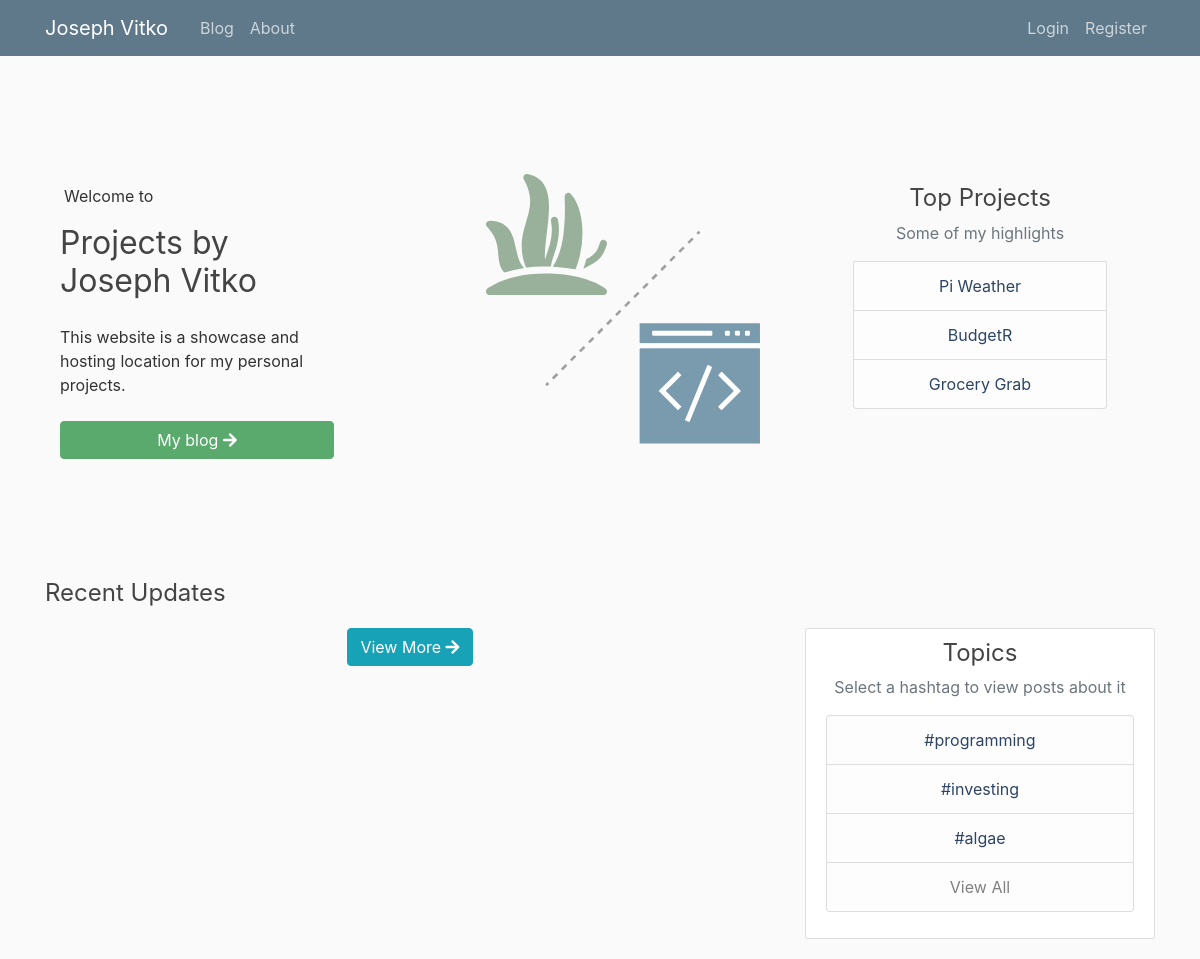
/home, run on an earlier commit of the app's database.
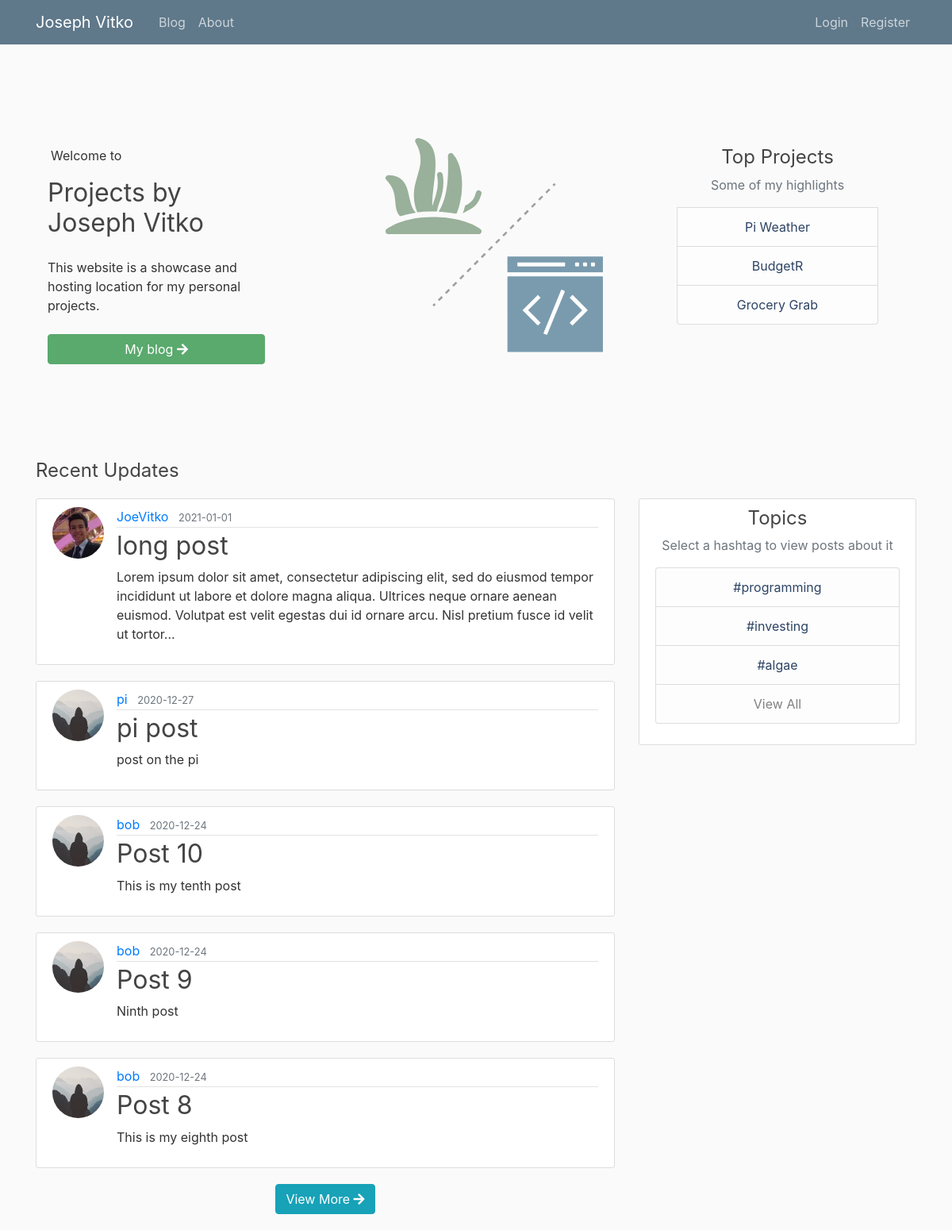
And on a later commit of the database.
### flaskblog/models.py (models this page shows, shortened)
class Post(db.Model):
    id = db.Column(db.Integer, primary_key=True)
    title = db.Column(db.String(100), nullable=False)
    date_posted = db.Column(db.DateTime, nullable=False, default=datetime.utcnow)
    content = db.Column(db.Text, nullable=False)
    user_id = db.Column(db.Integer, db.ForeignKey('user.id'), nullable=False)

class User(db.Model, UserMixin):
    id = db.Column(db.Integer, primary_key=True)
    username = db.Column(db.String(20), unique=True, nullable=False)
    email = db.Column(db.String(120), unique=True, nullable=False)
    image_file = db.Column(db.String(20), nullable=False, default='default.jpg')
    password = db.Column(db.String(60), nullable=False)
    posts = db.relationship('Post', backref='author', lazy=True)
    roles = db.relationship('Role', secondary='user_roles')

### flaskblog/main/routes.py (the view)
@main.route('/')
@main.route('/home')
def home():
    posts = Post.query.order_by(Post.date_posted.desc()).limit(5).all()
    return render_template('home.html', posts=posts)

### flaskblog/templates/home.html (shortened to what this page needs)
{% extends "layout.html" %}
{% block topsection %}
    <section class="hero-section">
        <div class="row">
            <div class="col-md-8">
                <div class="container">
                    <div class="row align-items-center">
                        <div class="col-md-5">
                            <div class="mt-md-4">
                                <div>
                                    <span class="text-white-50 ml-1">Welcome to </span>
                                </div>
                                <h2 class="text-black font-weight-normal mb-4 mt-3 hero-title">Projects by <br>Joseph Vitko</h2>
                                <p class="mb-4 font-16 text-white-50">
                                    This website is a showcase and hosting location for my personal projects.
                                </p>
                                <div class="text-center">
                                    <a href="{{ url_for('main.blog') }}" class="btn btn-block btn-success">My blog <i class="fas fa-arrow-right"></i></a>
                                </div>
                            </div>
                        </div>
                        <div class="col-md-5 offset-md-2">
                            <div class="text-center mt-4 mt-md-0">
                                <img src="static/images/illustration.svg" alt="" class="img-fluid hero-image">
                            </div>
                        </div>
                    </div>
                </div>
            </div>
            <div class="col-md-4">
                <div class="mt-4">
                    <h4 class="text-center">Top Projects</h4>
                    <ul class="list-group ml-4 mr-4"><p class="text-muted text-center">Some of my highlights</p>
                        <li class="list-group-item list-group-item-light ml-4 mr-4 text-center"><a class="text-info" href="{{ url_for('weather_data.graph_dashboard') }}">Pi Weather</a></li>
                        <li class="list-group-item list-group-item-light ml-4 mr-4 text-center"><a class="text-info" href="https://www.congressionalappchallenge.us/19-fl16/">BudgetR</a></li>
                        <li class="list-group-item list-group-item-light ml-4 mr-4 text-center"><a class="text-info" href="https://devpost.com/software/grocery-grab">Grocery Grab</a></li>
                    </ul>
                </div>
            </div>
        </div>
    </section>
    <h4 style="margin-bottom: 20px">Recent Updates</h4>
{% endblock topsection %}
{% block content %}
    {% for post in posts %}
        <article class="media content-section">
            <img class="rounded-circle article-img" src="{{ url_for('static', filename='profile_pics/' + post.author.image_file) }}">
            <div class="media-body">
            <div class="article-metadata">
              <a class="mr-2" href="{{ url_for('users.user_posts', username=post.author.username) }}">{{ post.author.username }}</a>
              <small class="text-muted">{{ post.date_posted.strftime('%Y-%m-%d') }}</small>
            </div>
            <h2><a class="article-title" href="{{ url_for('posts.post', post_id=post.id) }}">{{ post.title }}</a></h2>
            <p class="article-content">{{ post.content|truncate(250) }}</p>
          </div>
        </article>
    {% endfor %}
    <div class="text-center">
        <a href="{{ url_for('main.blog') }}" class="btn btn-info" style="margin-bottom: 20px">View More <i class="fas fa-arrow-right"></i></a>
    </div>
{% endblock content %}

### flaskblog/templates/layout.html (shortened to what this page needs)
{% extends "layout_main.html" %}
{% block midsection %}
    <div class="row">
        <div class="col-md-8">
            {% block content %}{% endblock %}
        </div>
        <div class="col-md-4">
            {% include 'sidebar.html' %}
        </div>
    </div>
{% endblock midsection %}

### flaskblog/templates/layout_main.html (shortened to what this page needs)
<!DOCTYPE html>
<html>
<head>
    <link rel="stylesheet" href="https://maxcdn.bootstrapcdn.com/bootstrap/4.0.0/css/bootstrap.min.css">
    <link rel="stylesheet" type="text/css" href="{{ url_for('static', filename='main.css') }}">
</head>
<body>
{% include 'header.html' %}
<main role="main" class="container">
    {% block topsection %}{% endblock %}
    {% block midsection %}{% endblock %}
</main>
<link rel="stylesheet" href="https://use.fontawesome.com/releases/v5.7.0/css/all.css">
</body>
</html>

### flaskblog/templates/header.html (shortened to what this page needs)
<header class="site-header">
    <nav class="navbar navbar-expand-md navbar-dark bg-steel fixed-top">
        <div class="container">
            <a class="navbar-brand mr-4" href="/">Joseph Vitko</a>
            <div class="collapse navbar-collapse" id="navbarToggleMain">
                <div class="navbar-nav mr-auto">
                  <a class="nav-item nav-link" href="{{ url_for('main.blog') }}">Blog</a>
                  <a class="nav-item nav-link" href="{{ url_for('main.about') }}">About</a>
                </div>
            </div>
            {% if current_user.is_authenticated %}
                <div class="collapse navbar-collapse justify-content-end">
                    <div class="navbar-nav">
                        <div class="collapse navbar-collapse newpost" id="navbarTogglePost">
                            <a class="nav-item nav-link postlink nav-dropdown" href="{{ url_for('posts.new_post') }}"><i class="fas fa-comment-alt"></i> New Post</a>
                        </div>
                        <div class="collapse navbar-collapse" id="navbarToggleUser">
                            <li class="nav-item dropdown">
                                <a class="nav-link dropdown-toggle userlink nav-dropdown" href="#" id="navbarDropdownMenuLink" role="button" data-toggle="dropdown" aria-haspopup="true" aria-expanded="false">
                                    <div class="avatar-img-container">
                                        <img src="{{ url_for('static', filename='profile_pics/' + current_user.image_file) }}" class="rounded-circle avatar-img">
                                    </div>
                                    <span class="nav-text avatar-header">{{ current_user.username }}</span>
                                </a>
                                <ul class="dropdown-menu nav-dropdown-menu" aria-labelledby="navbarDropdownMenuLink">
                                    <li><a class="dropdown-item" href="{{ url_for('users.user_posts', username=current_user.username) }}"><i class="fas fa-user-circle"></i> My Profile</a></li>
                                    <li><a class="dropdown-item" href="{{ url_for('users.account') }}"><i class="fas fa-cog"></i> Settings</a></li>
                                    <li><a class="dropdown-item" href="{{ url_for('users.logout') }}"><i class="fas fa-sign-out-alt"></i> Log Out</a></li>
                                </ul>
                            </li>
                        </div>
                    </div>
                </div>
            {% else %}
                <div class="collapse navbar-collapse justify-content-end" id="navbarToggleAnon">
                    <div class="navbar-nav">
                        <a class="nav-item nav-link" href="{{ url_for('users.login') }}">Login</a>
                        <a class="nav-item nav-link" href="{{ url_for('users.register') }}">Register</a>
                    </div>
                </div>
            {% endif %}
        </div>
    </nav>
</header>

### flaskblog/templates/sidebar.html (shortened to what this page needs)
<div class="content-section">
    <h4 class="text-center">Topics</h4>
    <p class='text-muted text-center'>Select a hashtag to view posts about it</p>
    <ul class="list-group text-center">
        <li class="list-group-item list-group-item-light text-info">#programming</li>
        <li class="list-group-item list-group-item-light text-info">#investing</li>
        <li class="list-group-item list-group-item-light text-info">#algae</li>
        <li class="list-group-item list-group-item-light">View All</li>
    </ul>
</div>

### flaskblog/static/main.css (style rules this page uses)
body { background: #fafafa; color: #333333; margin-top: 5rem; }
.hero-section { position: relative; padding: 80px 0 120px 0; }
h1, h2, h3, h4, h5, h6 { color: #444444; font-weight: 400; }
.bg-steel { background-color: #5f788a; }
.site-header .navbar-nav .nav-link { color: #cbd5db; }
.content-section { background: #ffffff; padding: 10px 20px; border: 1px solid #dddddd; border-radius: 3px; margin-bottom: 20px; }
.article-title { color: #444444; }
.article-content { white-space: pre-line; }
.article-img { height: 65px; width: 65px; margin-right: 16px; }
.article-metadata { padding-bottom: 1px; margin-bottom: 4px; border-bottom: 1px solid #e3e3e3 }
.btn-success { background-color: #5aa96d; border-color: #5aa96d; }
.text-info { color: #2d4464!important; }

What changed in the data, as far as the page shows it:
added Post: image_file (picture), author.username "JoeVitko", date_posted "2021-01-01", title "long post", content "Lorem ipsum dolor sit amet, consectetur adipiscing elit, sed do eiusmod tempor incididunt ut labore et dolore magna aliqua. Ultrices neque ornare aenean euismod. Volutpat est velit egestas dui id ornare arcu. Nisl pretium fusce id velit ut tortor..."
added Post: image_file (placeholder picture), author.username "pi", date_posted "2020-12-27", title "pi post", content "post on the pi"
added Post: image_file (placeholder picture), author.username "bob", date_posted "2020-12-24", title "Post 10", content "This is my tenth post"
added Post: image_file (placeholder picture), author.username "bob", date_posted "2020-12-24", title "Post 9", content "Ninth post"
added Post: image_file (placeholder picture), author.username "bob", date_posted "2020-12-24", title "Post 8", content "This is my eighth post"
